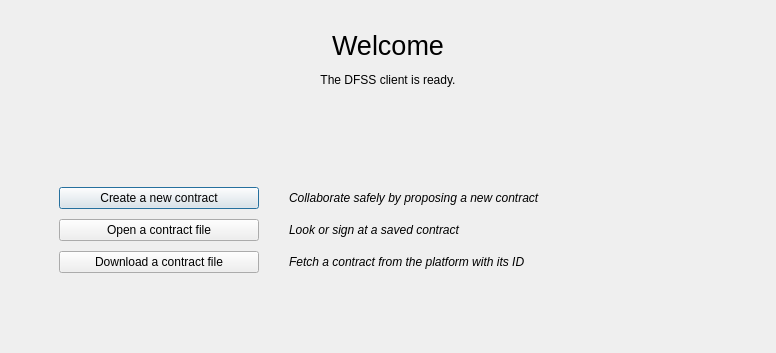
<?xml version="1.0" encoding="UTF-8"?>
<ui version="4.0">
 <class>Welcome</class>
 <widget class="QWidget" name="Welcome">
  <property name="enabled">
   <bool>true</bool>
  </property>
  <property name="geometry">
   <rect>
    <x>0</x>
    <y>0</y>
    <width>776</width>
    <height>353</height>
   </rect>
  </property>
  <property name="sizePolicy">
   <sizepolicy hsizetype="Preferred" vsizetype="Preferred">
    <horstretch>0</horstretch>
    <verstretch>0</verstretch>
   </sizepolicy>
  </property>
  <property name="minimumSize">
   <size>
    <width>650</width>
    <height>350</height>
   </size>
  </property>
  <property name="windowTitle">
   <string>Calculator Builder</string>
  </property>
  <layout class="QGridLayout">
   <property name="margin">
    <number>9</number>
   </property>
   <property name="spacing">
    <number>6</number>
   </property>
   <item row="0" column="0">
    <layout class="QVBoxLayout" name="verticalLayout">
     <item>
      <widget class="QLabel" name="authLabel">
       <property name="minimumSize">
        <size>
         <width>0</width>
         <height>100</height>
        </size>
       </property>
       <property name="maximumSize">
        <size>
         <width>16777215</width>
         <height>100</height>
        </size>
       </property>
       <property name="text">
        <string>&lt;html&gt;&lt;head/&gt;&lt;body&gt;&lt;p&gt;&lt;span style=&quot; font-size:20pt;&quot;&gt;Welcome&lt;/span&gt;&lt;/p&gt;&lt;p&gt;The DFSS client is ready.&lt;/p&gt;&lt;/body&gt;&lt;/html&gt;</string>
       </property>
       <property name="alignment">
        <set>Qt::AlignCenter</set>
       </property>
      </widget>
     </item>
     <item>
      <layout class="QFormLayout" name="formLayout">
       <property name="fieldGrowthPolicy">
        <enum>QFormLayout::AllNonFixedFieldsGrow</enum>
       </property>
       <property name="formAlignment">
        <set>Qt::AlignLeading|Qt::AlignLeft|Qt::AlignVCenter</set>
       </property>
       <property name="horizontalSpacing">
        <number>30</number>
       </property>
       <property name="verticalSpacing">
        <number>10</number>
       </property>
       <property name="leftMargin">
        <number>50</number>
       </property>
       <property name="rightMargin">
        <number>50</number>
       </property>
       <item row="0" column="0">
        <widget class="QPushButton" name="createButton">
         <property name="sizePolicy">
          <sizepolicy hsizetype="Maximum" vsizetype="Fixed">
           <horstretch>0</horstretch>
           <verstretch>0</verstretch>
          </sizepolicy>
         </property>
         <property name="minimumSize">
          <size>
           <width>200</width>
           <height>0</height>
          </size>
         </property>
         <property name="maximumSize">
          <size>
           <width>200</width>
           <height>16777215</height>
          </size>
         </property>
         <property name="text">
          <string>Create a new contract</string>
         </property>
         <property name="default">
          <bool>true</bool>
         </property>
        </widget>
       </item>
       <item row="1" column="0">
        <widget class="QPushButton" name="openButton">
         <property name="minimumSize">
          <size>
           <width>200</width>
           <height>0</height>
          </size>
         </property>
         <property name="maximumSize">
          <size>
           <width>200</width>
           <height>16777215</height>
          </size>
         </property>
         <property name="text">
          <string>Open a contract file</string>
         </property>
         <property name="autoDefault">
          <bool>true</bool>
         </property>
        </widget>
       </item>
       <item row="2" column="0">
        <widget class="QPushButton" name="fetchButton">
         <property name="minimumSize">
          <size>
           <width>200</width>
           <height>0</height>
          </size>
         </property>
         <property name="maximumSize">
          <size>
           <width>200</width>
           <height>16777215</height>
          </size>
         </property>
         <property name="text">
          <string>Download a contract file</string>
         </property>
         <property name="autoDefault">
          <bool>true</bool>
         </property>
        </widget>
       </item>
       <item row="0" column="1">
        <widget class="QLabel" name="createLabel">
         <property name="font">
          <font>
           <italic>true</italic>
          </font>
         </property>
         <property name="text">
          <string>Collaborate safely by proposing a new contract</string>
         </property>
        </widget>
       </item>
       <item row="1" column="1">
        <widget class="QLabel" name="openLabel">
         <property name="font">
          <font>
           <italic>true</italic>
          </font>
         </property>
         <property name="text">
          <string>Look or sign at a saved contract</string>
         </property>
        </widget>
       </item>
       <item row="2" column="1">
        <widget class="QLabel" name="fetchLabel">
         <property name="font">
          <font>
           <italic>true</italic>
          </font>
         </property>
         <property name="text">
          <string>Fetch a contract from the platform with its ID</string>
         </property>
        </widget>
       </item>
      </layout>
     </item>
    </layout>
   </item>
  </layout>
 </widget>
 <resources/>
 <connections/>
</ui>
